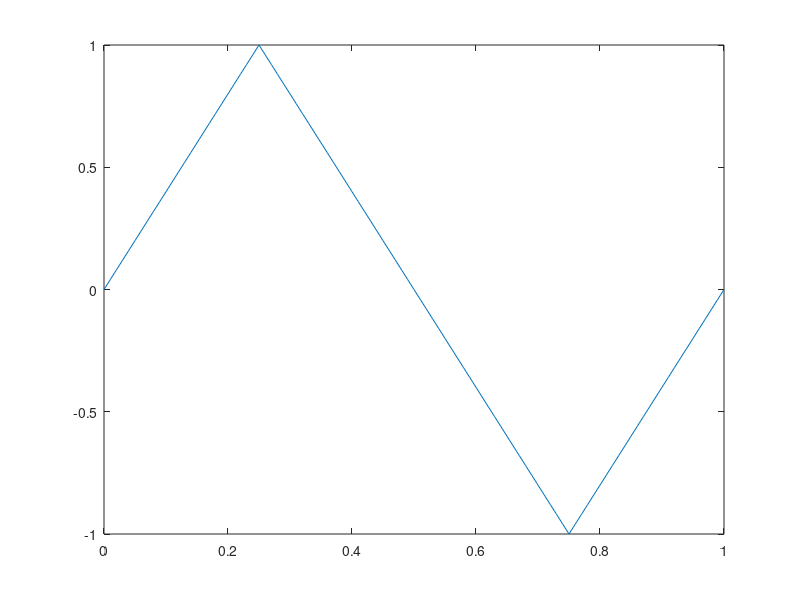

This chart was generated by the following MATLAB code:
%Ibanez, Cedric Jim J.
%function triangularWave(t,A,f)
%t is input row vector in seconds
%A is scalar amplitude
%f is scalar frequency in hertz
A = 8/(pi*pi);
t = 0:0.01:1;
f = 1;  
N = 100000;
fx = 0;

for n = 1:2:N      
    fx = fx + A * (((-1)^((n-1)/2))/(n*n))* sin(2*pi*n*f*t);
end

plot(t,fx);
